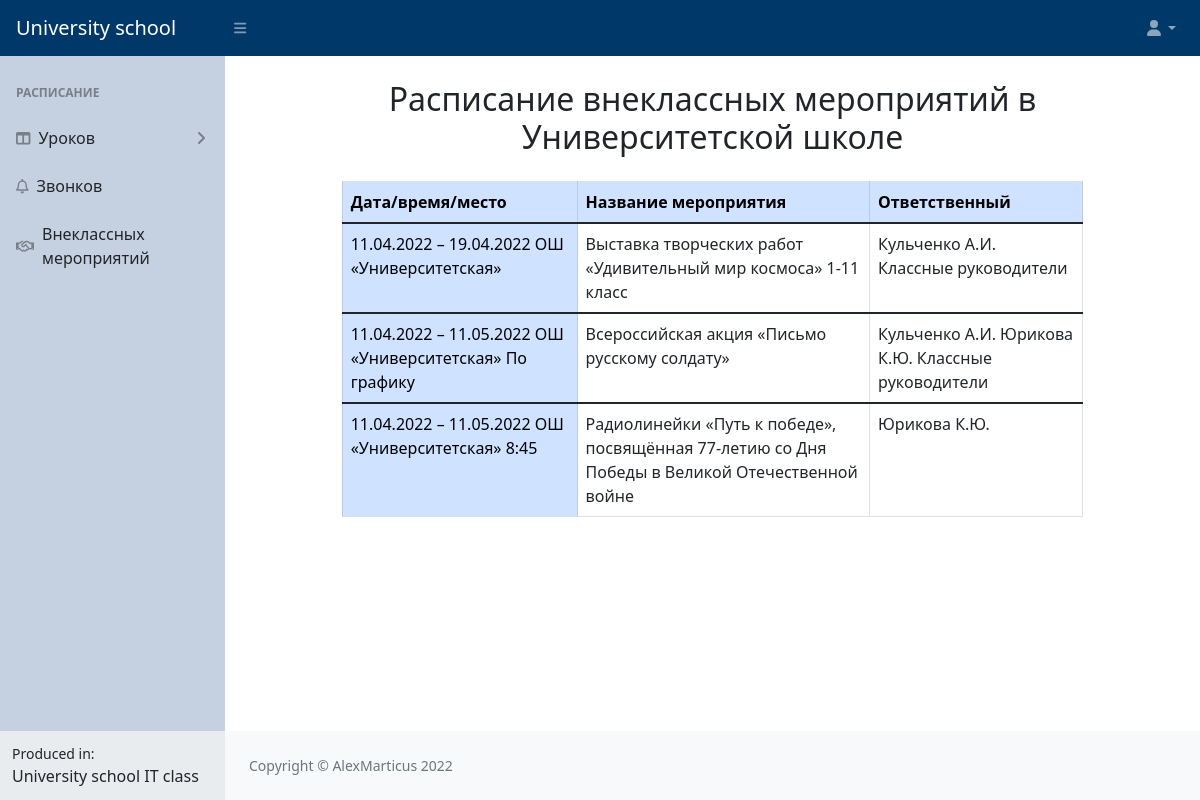
The app's page /events with its own data.
### data/events.py (models this page shows)
class Events(SqlAlchemyBase, UserMixin, SerializerMixin):
    __tablename__ = 'events'
    id = sqlalchemy.Column(sqlalchemy.Integer,
                           primary_key=True, autoincrement=True)
    date_time_place = sqlalchemy.Column(sqlalchemy.String, nullable=True)
    name = sqlalchemy.Column(sqlalchemy.String, nullable=True)
    responsible = sqlalchemy.Column(sqlalchemy.String, nullable=True)

### main.py (the view)
@app.route("/events")
def callschedule():
    db_sess = db_session.create_session()
    events = db_sess.query(Events)
    return render_template("events.html", events=events)

### data/db_session.py (called while the page is built)
def create_session() -> Session:
    global __factory
    return __factory()

### templates/events.html (shortened to what this page needs)
{% extends "base.html" %}
{% block content %}
<link href="https://unpkg.com/bootstrap-table@1.20.1/dist/bootstrap-table.min.css" rel="stylesheet">
<div class="container-fluid px-4">
    <h2 class="mt-4 mb-4 text-center">Расписание внеклассных мероприятий в Университетской школе</h2>
    <div class="mb-4">
        <div class="col-12">
            <table class="table table-bordered">
                <thead>
                    <tr>
                        <th class="table-primary">Дата/время/место</th>
                        <th class="table-primary">Название мероприятия</th>
                        <th class="table-primary">Ответственный</th>
                    </tr>
                </thead>
                {% for event in events%}
                <tbody>
                    <tr>
                        <td class="table-primary">{{event["date_time_place"]}}</td>
                        <td>{{event["name"]}}</td>
                        <td>{{event["responsible"]}}</td>
                    </tr>
                </tbody>
                {% endfor %}
            </table>
        </div>
    </div>
</div>
{% endblock %}

### templates/base.html (shortened to what this page needs)
<!doctype html>
<html lang="en">
<head>
    <link href="https://cdn.jsdelivr.net/npm/simple-datatables@latest/dist/style.css" rel="stylesheet" />
    <link href="static/css/styles.css" rel="stylesheet" />
</head>
<body class="sb-nav-fixed">
  <nav class="sb-topnav navbar navbar-expand navbar-dark bg-nav-blue">
      <a class="navbar-brand ps-3" href="/">University school</a>
      <button class="navbar-right btn btn-link btn-sm order-1 order-lg-0 me-4 me-lg-0" id="sidebarToggle" href="#!"><i class="fas fa-bars"></i></button>
      <ul class="navbar-nav ms-auto me-md-3 my-2 my-md-0">
          <li class="nav-item dropdown">
              <a class="nav-link dropdown-toggle" id="navbarDropdown" href="#" role="button" data-bs-toggle="dropdown" aria-expanded="false"><i class="fas fa-user fa-fw"></i></a>
          </li>
      </ul>
  </nav>
  <div id="layoutSidenav">
      <div id="layoutSidenav_nav">
          <nav class="sb-sidenav accordion sb-sidenav-light" id="sidenavAccordion">
              <div class="sb-sidenav-menu">
                  <div class="nav">
                      <div class="sb-sidenav-menu-heading">Расписание</div>
                      <a class="nav-link collapsed" href="#" data-bs-toggle="collapse" data-bs-target="#timetable" aria-expanded="false" aria-controls="timetable">
                          <div class="sb-nav-link-icon"><i class="fas fa-columns"></i></div>
                          Уроков
                          <div class="sb-sidenav-collapse-arrow"><i class="fas fa-angle-down"></i></div>
                      </a>
                        <a class="nav-link" href="call_schedule">
                            <div class="sb-nav-link-icon"><i class="far fa-bell"></i></div>
                            Звонков
                        </a>
                        <a class="nav-link" href="events">
                            <div class="sb-nav-link-icon"><i class="far fa-handshake"></i></div>
                            Внеклассных мероприятий
                        </a>
                  </div>
              </div>
              <div class="sb-sidenav-footer">
                  <div class="small">Produced in:</div>
                  University school IT class
              </div>
          </nav>
      </div>
      <div id="layoutSidenav_content">
          <main>
            {% block content %}{% endblock %}
          </main>
          <footer class="py-4 bg-light mt-auto">
              <div class="container-fluid px-4">
                  <div class="d-flex align-items-center justify-content-between small">
                      <div class="text-muted">Copyright &copy; AlexMarticus 2022</div>
                  </div>
              </div>
          </footer>
      </div>
  </div>
</body>
</html>

### templates/events.html (style rules this page uses)
.table { margin: 0 auto; width: 80%; }

### records on screen
Events: date_time_place "11.04.2022 – 19.04.2022 ОШ «Университетская»", name "Выставка творческих работ «Удивительный мир космоса» 1-11 класс", responsible "Кульченко А.И. Классные руководители"
Events: date_time_place "11.04.2022 – 11.05.2022 ОШ «Университетская» По графику", name "Всероссийская акция «Письмо русскому солдату»", responsible "Кульченко А.И. Юрикова К.Ю. Классные руководители"
Events: date_time_place "11.04.2022 – 11.05.2022 ОШ «Университетская» 8:45", name "Радиолинейки «Путь к победе», посвящённая 77-летию со Дня Победы в Великой Отечественной войне", responsible "Юрикова К.Ю."
